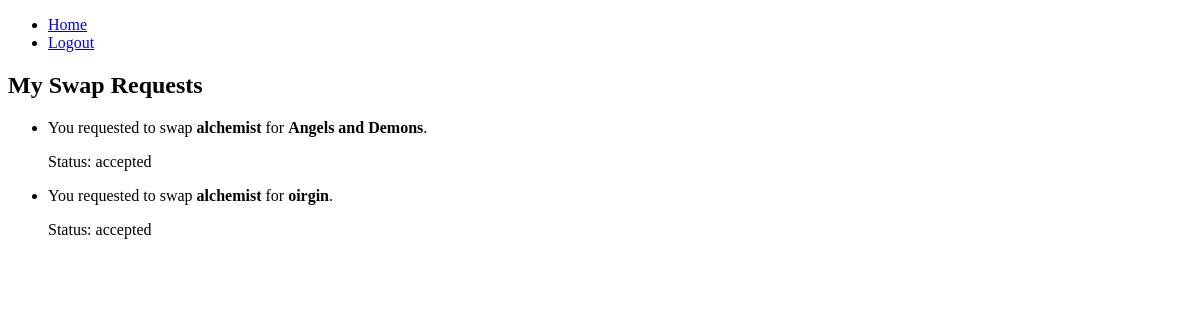
Page /bookswap/swaprequest/ (signed in) on the earlier database version.
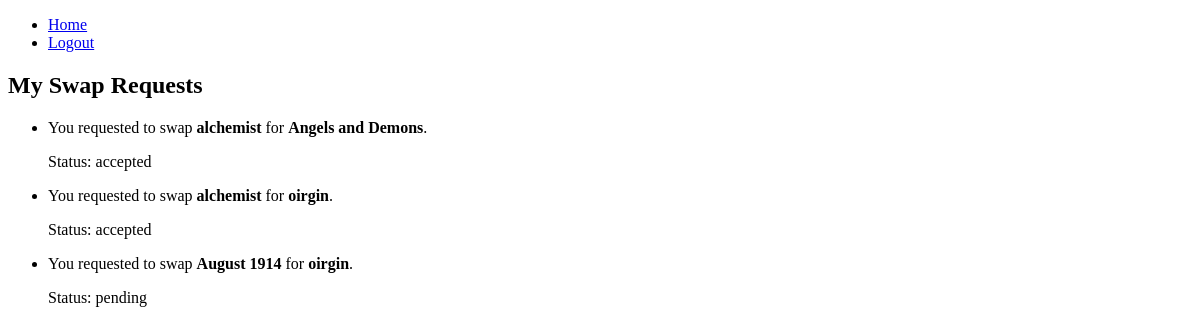
Same page on the later database version.
### bookswap/models.py (models this page shows, shortened)
class SwapRequest(models.Model):
    book_requested = models.ForeignKey(Book, on_delete=models.CASCADE, related_name='requested_swap')
    book_offered = models.ForeignKey(Book, on_delete=models.CASCADE, related_name='offered_swap')
    user = models.ForeignKey(User, on_delete=models.CASCADE, related_name='swap_requests')
    status = models.CharField(max_length=20, choices=[('pending','Pending'),('accepted','Accepted'),('declined','Declined')])
    created_at = models.DateTimeField(auto_now_add=True)

class Book(models.Model):
    title = models.CharField(max_length=300)
    author = models.CharField(max_length=200)
    description = models.TextField()
    owner = models.ForeignKey(User, on_delete=models.CASCADE, related_name='book')
    created_at = models.DateTimeField(auto_now_add=True)
    updated_at = models.DateTimeField(auto_now_add=True)
    is_available = models.BooleanField(default=True)

### bookswap/views.py (the view)
# urls.py: path('swaprequest/',views.my_swap_request,name='my_swap_request'),
@login_required
def my_swap_request(request):
    user_swap_requests = SwapRequest.objects.filter(user=request.user)
    context={
        'user_swap_requests':user_swap_requests,
    }
    return render(request,'bookswap/mySwapRequests.html',context)

### bookswap/templates/bookswap/mySwapRequests.html (shortened to what this page needs)
{% extends 'bookswap/base.html' %}
{% block content %}
    <h2>My Swap Requests</h2>
    <ul>
        {% if user_swap_requests %}
            {% for request in user_swap_requests %}
                <li>
                    <p>You requested to swap <strong>{{ request.book_requested.title }}</strong> for <strong>{{ request.book_offered.title }}</strong>.</p>
                    <p>Status: {{ request.status }}</p>
                </li>
            {% endfor %}
        {% else %}
            <p>You have not made any swap requests yet.</p>
        {% endif %}
    </ul>
{% endblock %}

Differences in the rows shown:
added SwapRequest: book_requested "August 1914", book_offered "oirgin", status "pending"
